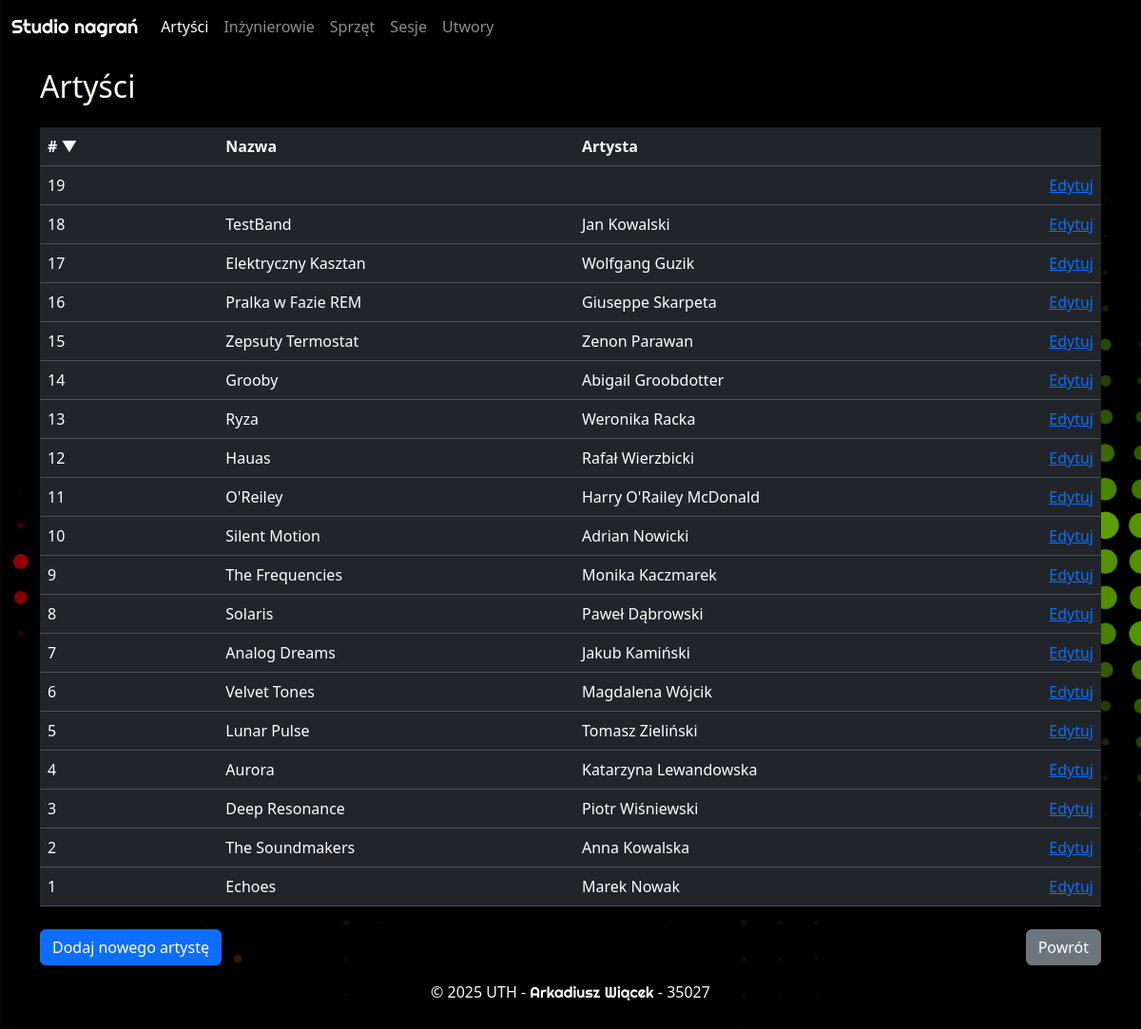
The page /artysci?sort=IdArtysty&order=desc on the database its author committed.
### studio_nagran.py (models this page shows)
class Artysci(Base):
    __tablename__ = "artysci"
    IdArtysty = Column(Integer, primary_key=True)
    Nazwa = Column(String)
    Imie = Column(String)
    Nazwisko = Column(String)
    sesje = relationship(
        "Sesje", back_populates="artysci", cascade="all, delete-orphan"
    )
    utwory = relationship(
        "Utwory", back_populates="artysci", cascade="all, delete-orphan"
    )

### studio_nagran.py (the view)
@app.route("/artysci")
def artysci_view():
    sesja = Session()
    try:
        sort_by = request.args.get('sort', 'IdArtysty')
        order = request.args.get('order', 'asc')
        sort_columns = {
            'IdArtysty': Artysci.IdArtysty,
            'Nazwa': Artysci.Nazwa,
            'Imie': Artysci.Imie,
            'Nazwisko': Artysci.Nazwisko
        }
        if sort_by not in sort_columns:
            sort_by = 'IdArtysty'
        column = sort_columns[sort_by]
        if order == 'desc':
            column = column.desc()
        else:
            column = column.asc()
        wynik_zapytania = select(Artysci).order_by(column)
        rezultat = sesja.execute(wynik_zapytania)
        artysci = rezultat.scalars().all()
        return render_template("artysci.html", artysci=artysci, sort_by=sort_by, order=order)
    finally:
        sesja.close()

### templates/artysci.html (shortened to what this page needs)
{% extends "base.html" %}
{% block content %}
    <div class="container">
        <div class="row py-1 py-sm-3">
            <div class="col text-light">
                <h2>
                    Artyści
                </h2>
            </div>
        </div>
        <div class="row">
            <div class="col">
                <table class="table table-hover table-dark">
                    <thead>
                        <tr class="d-sm-table-row">
                            <th>
                                <div class="row">
                                    <div class="col-auto col-sm-2">
                                        <a href="?sort=IdArtysty&order={% if sort_by == 'IdArtysty' and order == 'asc' %}desc{% else %}asc{% endif %}" class="text-light text-decoration-none">
                                            # {% if sort_by == 'IdArtysty' %}{% if order == 'asc' %}▲{% else %}▼{% endif %}{% endif %}
                                        </a>
                                    </div>
                                    <div class="col-auto col-sm-4">
                                        <a href="?sort=Nazwa&order={% if sort_by == 'Nazwa' and order == 'asc' %}desc{% else %}asc{% endif %}" class="text-light text-decoration-none">
                                            Nazwa {% if sort_by == 'Nazwa' %}{% if order == 'asc' %}▲{% else %}▼{% endif %}{% endif %}
                                        </a>
                                    </div>
                                    <div class="col-auto col-sm-4">
                                        <a href="?sort=Imie&order={% if sort_by == 'Imie' and order == 'asc' %}desc{% else %}asc{% endif %}" class="text-light text-decoration-none">
                                            Artysta {% if sort_by == 'Imie' %}{% if order == 'asc' %}▲{% else %}▼{% endif %}{% endif %}
                                        </a>
                                    </div>
                                    <div class="col-sm-2 d-none d-sm-block"></div>
                                </div>
                            </th>
                        </tr>
                    </thead>
                    {% for artysta in artysci %}
                        <tr data-bs-toggle="modal"
                            data-bs-target="#artistModal"
                            data-artist-id="{{ artysta.IdArtysty }}"
                            data-artist-name="{{ artysta.Nazwa }}">
                            <td>
                                <div class="row">
                                    <div class="col-12 col-sm-2">
                                        <span class="d-inline d-sm-none"># </span>{{ artysta.IdArtysty }}
                                    </div>
                                    <div class="col-12 col-sm-4">
                                        {{ artysta.Nazwa }}
                                    </div>
                                    <div class="col-6 col-sm-4">
                                        {{ artysta.Imie }} {{ artysta.Nazwisko }}
                                    </div>
                                    <div class="col-6 col-sm-2 align-self-end text-end">
                                        <a href="{{ url_for('edytuj_artyste_view', IdArtysty=artysta.IdArtysty) }}" onclick="event.stopPropagation()">Edytuj</a>
                                    </div>
                                </div>
                            </td>
                        </tr>
                    {% endfor %}
                </table>
            </div>
        </div>
        <div class="row">
            <div class="col-12 col-sm pt-2">
                <a href="{{ url_for("dodaj_artyste_view") }}"
                   class="btn btn-primary btn-block">Dodaj nowego artystę</a>
            </div>
            <div class="col-12 col-sm pt-2 d-flex justify-content-sm-end">
                <a href="{{ url_for("index") }}" class="btn btn-secondary btn-block">Powrót</a>
            </div>
        </div>
    </div>
{% endblock content %}

### static/style.css (style rules this page uses)
tr[data-bs-toggle='modal'] { cursor: pointer; }
body { background-image: linear-gradient(to right, red, yellow, green, red, yellow), url('images/colour_wave.jpg'); animation: gradientShift 40s infinite linear; background-repeat: no-repeat; background-blend-mode: darken; background-position: absolute; background-size: 400% 100%, cover; background-attachment: fixed; }

### rows shown on the page
Artysci: IdArtysty "19"
Artysci: IdArtysty "18", Nazwa "TestBand", Imie "Jan", Nazwisko "Kowalski"
Artysci: IdArtysty "17", Nazwa "Elektryczny Kasztan", Imie "Wolfgang", Nazwisko "Guzik"
Artysci: IdArtysty "16", Nazwa "Pralka w Fazie REM", Imie "Giuseppe", Nazwisko "Skarpeta"
Artysci: IdArtysty "15", Nazwa "Zepsuty Termostat", Imie "Zenon", Nazwisko "Parawan"
Artysci: IdArtysty "14", Nazwa "Grooby", Imie "Abigail", Nazwisko "Groobdotter"
Artysci: IdArtysty "13", Nazwa "Ryza", Imie "Weronika", Nazwisko "Racka"
Artysci: IdArtysty "12", Nazwa "Hauas", Imie "Rafał", Nazwisko "Wierzbicki"
Artysci: IdArtysty "11", Nazwa "O'Reiley", Imie "Harry", Nazwisko "O'Railey McDonald"
Artysci: IdArtysty "10", Nazwa "Silent Motion", Imie "Adrian", Nazwisko "Nowicki"
Artysci: IdArtysty "9", Nazwa "The Frequencies", Imie "Monika", Nazwisko "Kaczmarek"
Artysci: IdArtysty "8", Nazwa "Solaris", Imie "Paweł", Nazwisko "Dąbrowski"
Artysci: IdArtysty "7", Nazwa "Analog Dreams", Imie "Jakub", Nazwisko "Kamiński"
Artysci: IdArtysty "6", Nazwa "Velvet Tones", Imie "Magdalena", Nazwisko "Wójcik"
Artysci: IdArtysty "5", Nazwa "Lunar Pulse", Imie "Tomasz", Nazwisko "Zieliński"
Artysci: IdArtysty "4", Nazwa "Aurora", Imie "Katarzyna", Nazwisko "Lewandowska"
Artysci: IdArtysty "3", Nazwa "Deep Resonance", Imie "Piotr", Nazwisko "Wiśniewski"
Artysci: IdArtysty "2", Nazwa "The Soundmakers", Imie "Anna", Nazwisko "Kowalska"
Artysci: IdArtysty "1", Nazwa "Echoes", Imie "Marek", Nazwisko "Nowak"
